Frame 1 (no input): blank canvas, image omitted
Frame 60 (the mouse pressed at the canvas centre just before this capture): blank canvas, image omitted
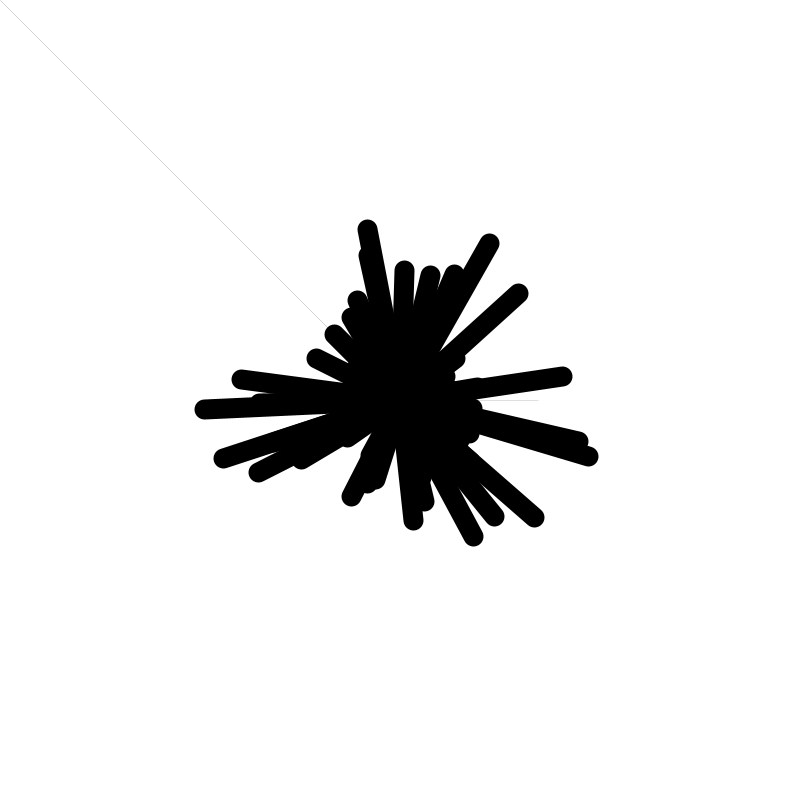
Frame 120 (the mouse held since frame 60 and released just before this capture)

The Processing sketch whose frames 1 and 60 were blank and that drew this single picture after the mouse press (run headless with seeded random() and noise(); from frame 60 on, the mouse is pressed at the canvas centre):

// Processing sketch: processing_70284
// ── processing_70284.pde

float angle = 0; //initiating angle for line
color currentColor;

void setup() {
  size(800,800);
  smooth();
  colorMode(HSB, 100);
  background(100);
}

 
 
void draw() {
   
  float abstand = dist(pmouseX, pmouseY, mouseX, mouseY);
  angle += 0.2; //give the line angle a value
 
  if(mousePressed == true) {
    if (abstand > 20) {
      abstand = 20;
    }
    strokeWeight(20-abstand);
    line(pmouseX, pmouseY, mouseX, mouseY);
    translate (mouseX, mouseY); //draws line at position where mouse is pressed
    rotate (angle); //rotates line at an angle when mouse is pressed 
    line (0, 0, random(200), 50); //draws the line at random heights(min 50, max 200)
  }
 
}

//void mousePressed() {
// stroke(random(255), 100, 50, 80);
//}


// changes color of strokes to red, green and blue on key press
void keyPressed(){
  if (key == 'r'){
    stroke(200, 100, 70, 80);
  }
  else{
    if (key == 'b'){
      stroke(50, 255, 70, 80);
    }
    else{
      if(key == 'g'){
        stroke(20, 70, 80, 80);
      }
    }
  }
}
